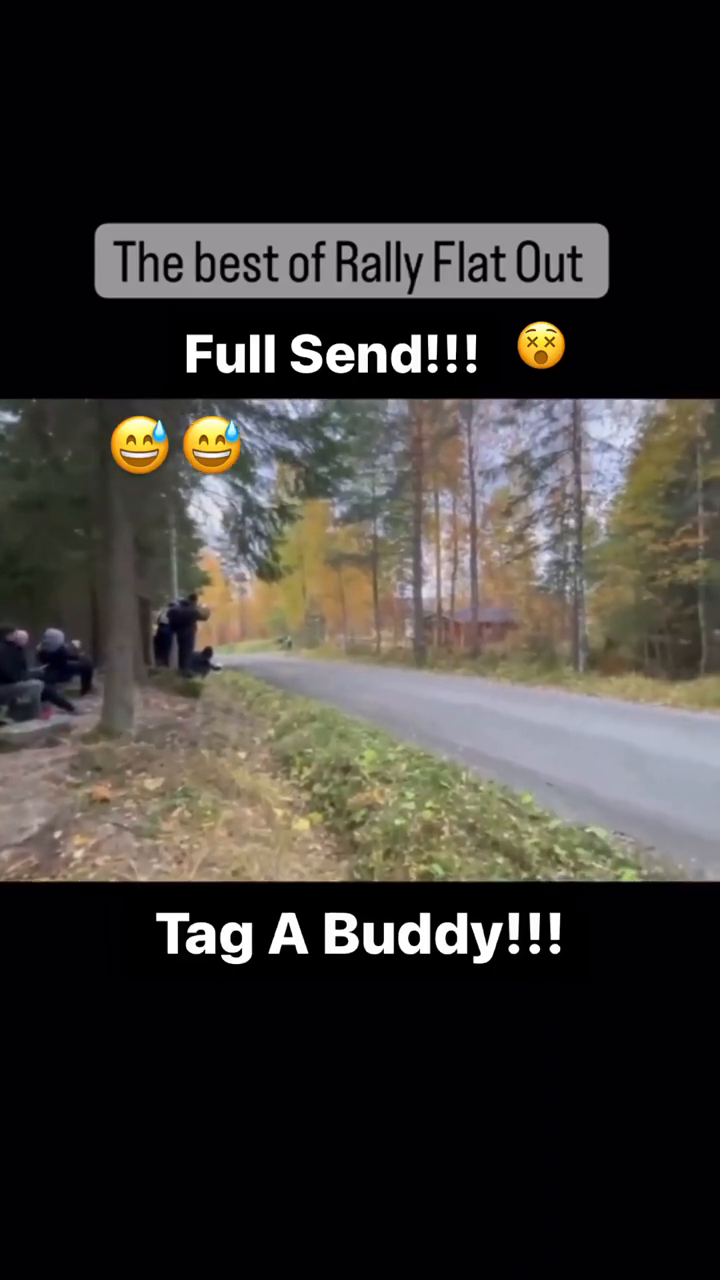
#> input picture frame 42 of videos/rally.mp4, 720 x 1280 px
$ python videoprocess4.py
#> lines starting #> are read from the running program, lines starting #| are printed output that depends on the picture; after the words box and inside, x2 and y2 are one past the last pixel; in counts of white or black regions, pixels touching at a corner belong together
import cv2
import numpy as np

cap = cv2.VideoCapture('videos/rally.mp4')
while True:
    success, img = cap.read()
#> img is the input picture: shape (1280, 720, 3); mean B, G, R 50.3, 54.1, 57.5

    #img = cv2.resize(img, (img.shape[1] // 2,img.shape[0] // 2))
    #размытие - только нечетные
    img = cv2.GaussianBlur(img, (9,9),0)
    img = cv2.cvtColor(img,cv2.COLOR_BGR2GRAY)
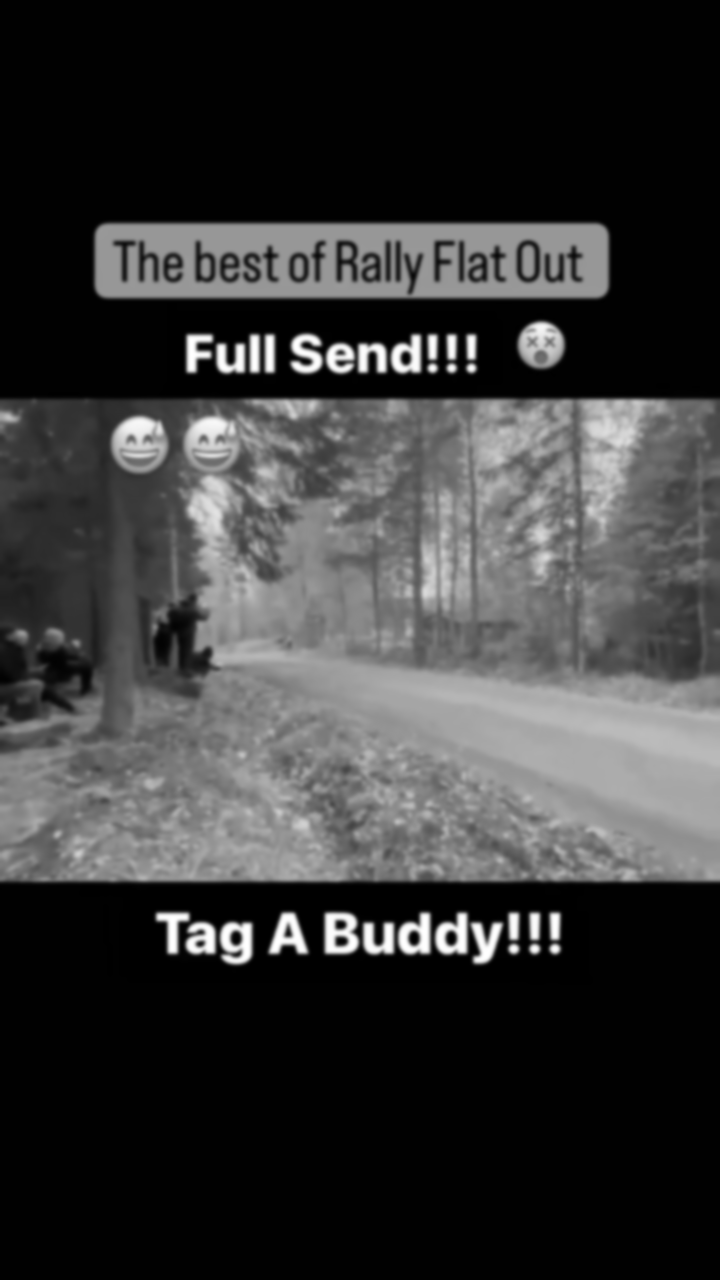
#> img: shape (1280, 720); min 0, max 255, mean 54.9

    img = cv2.Canny(img, 30,30)
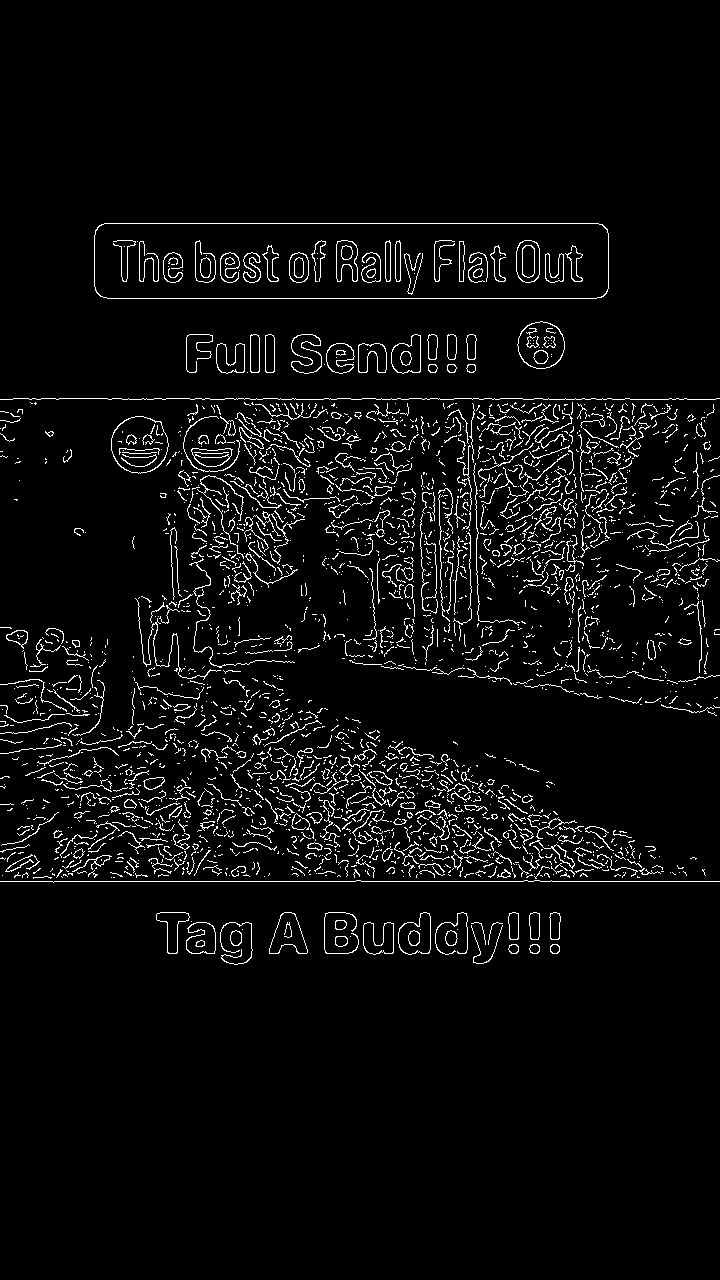
#> img: shape (1280, 720); 4.5% white in thin lines or dots, all inside (x1, y1, x2, y2) = (0, 223, 720, 965)

    kernel = np.ones((5,5), np.uint8)
    img = cv2.dilate(img, kernel, iterations=1)
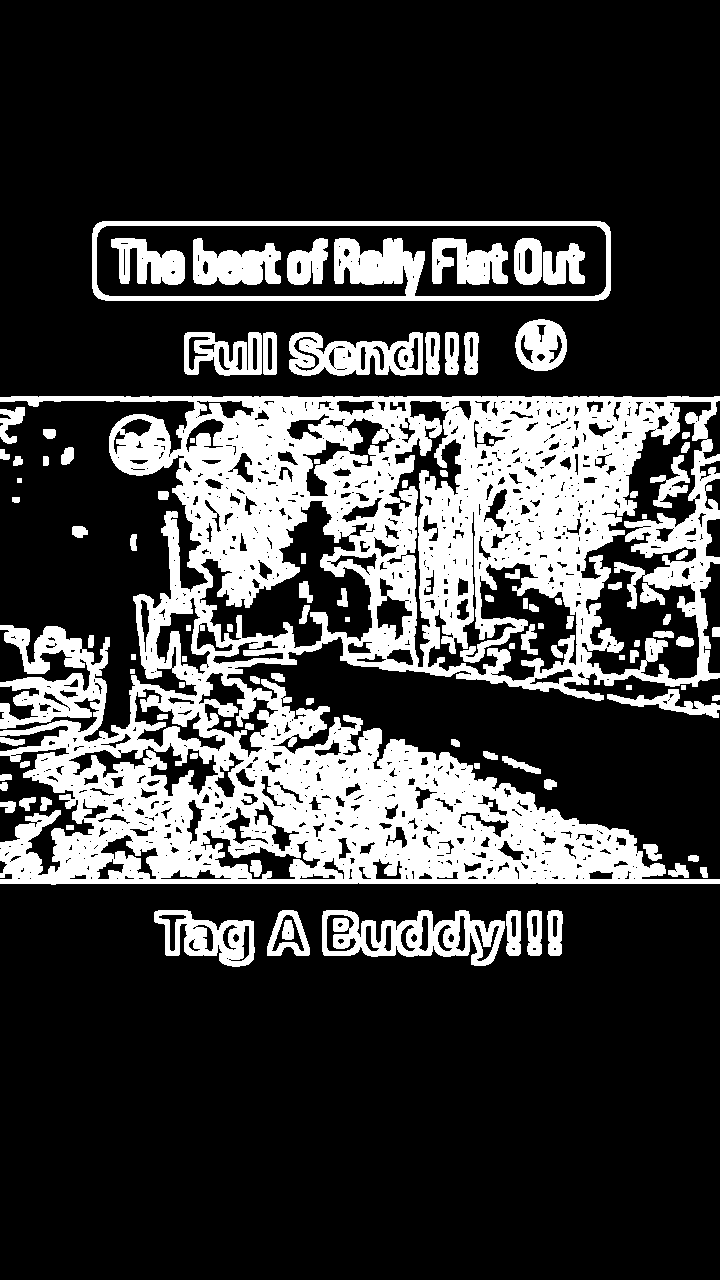
#> img: shape (1280, 720); 24.4% white; 102 white regions, largest, box (x1, y1, x2, y2) and area: (0, 396, 720, 885) 175165, (92, 221, 611, 301) 9218, (322, 910, 505, 966) 5137

    img = cv2.erode(img, kernel, iterations=1)
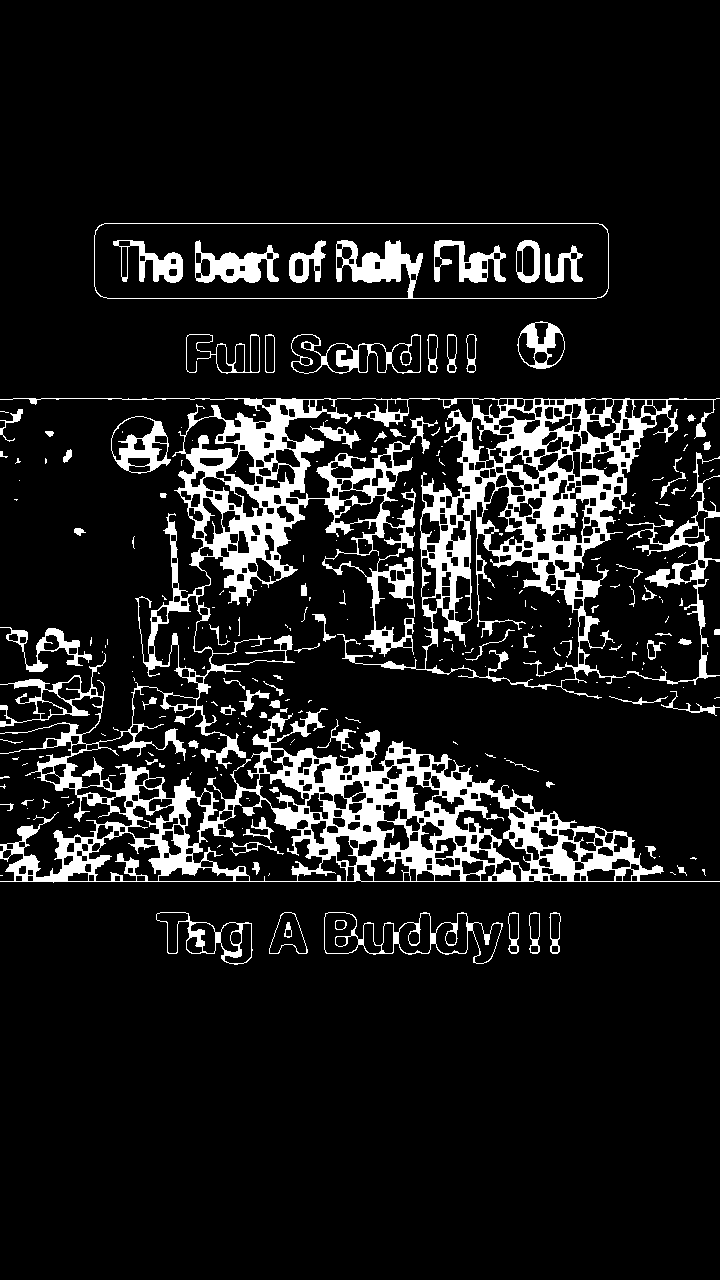
#> img: shape (1280, 720); 10.8% white; 257 white regions (172 under 20 px), largest, box (x1, y1, x2, y2) and area: (0, 398, 720, 883) 74672, (94, 223, 609, 299) 3322, (626, 452, 720, 685) 2668

    cv2.imshow('Result', img)

    if cv2.waitKey(1) &  0xFF == ord('q'):
#> (key q is pressed here)
        break

$ run again, starting later in the video
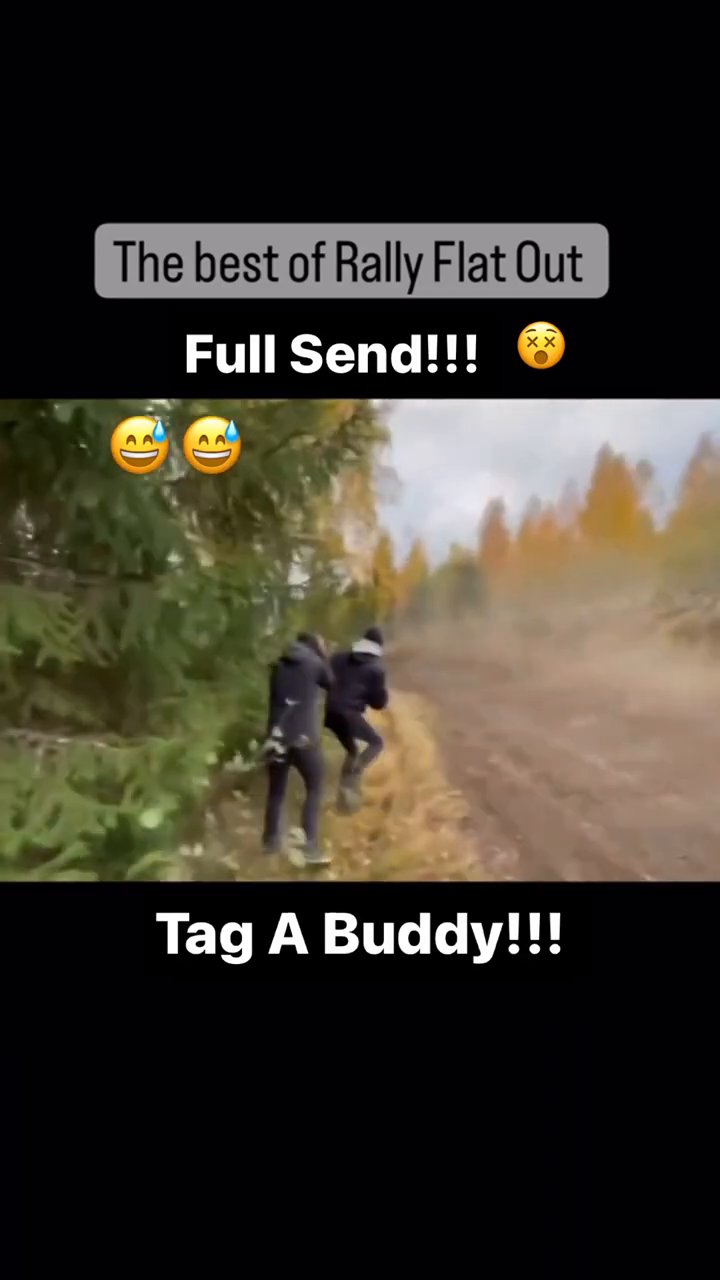
#> input picture frame 190 of videos/rally.mp4, 720 x 1280 px
#> img is the input picture: shape (1280, 720, 3); mean B, G, R 43.9, 53.8, 58.9
#> `img = cv2.Canny(img, 30,30)`:
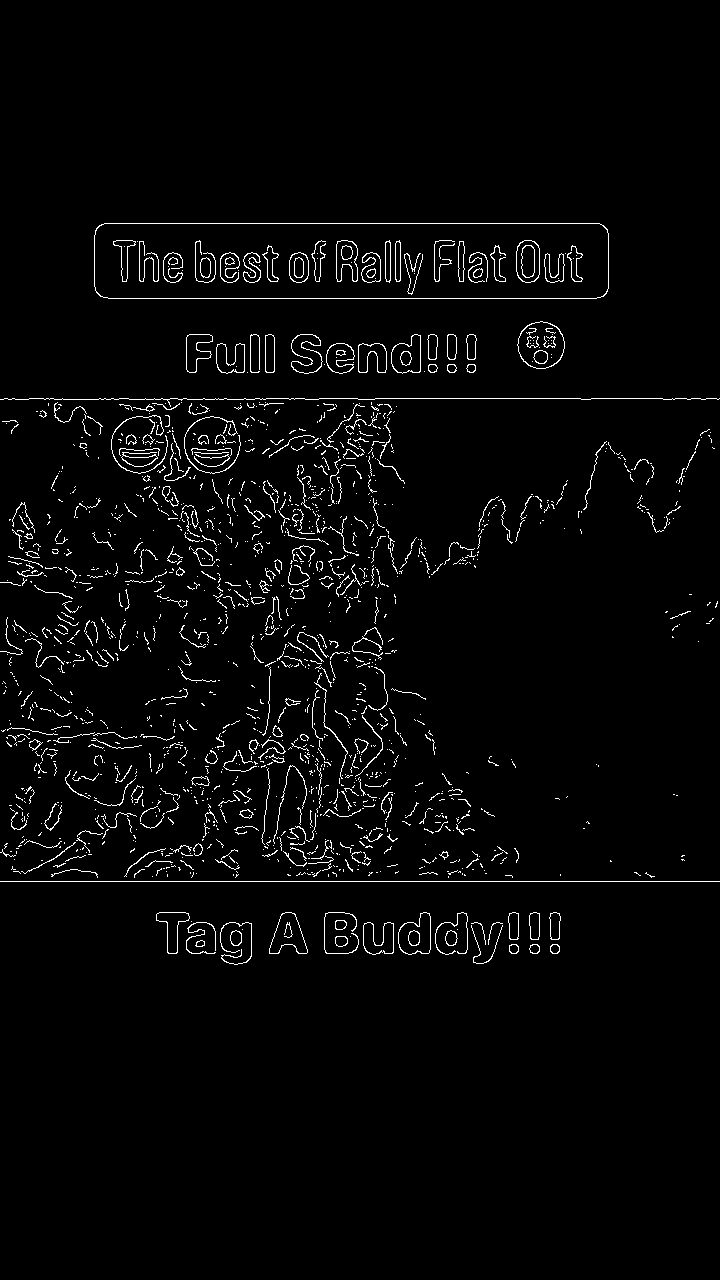
#> img: shape (1280, 720); 2.7% white in thin lines or dots, all inside (x1, y1, x2, y2) = (0, 223, 720, 965)
#> `img = cv2.erode(img, kernel, iterations=1)`:
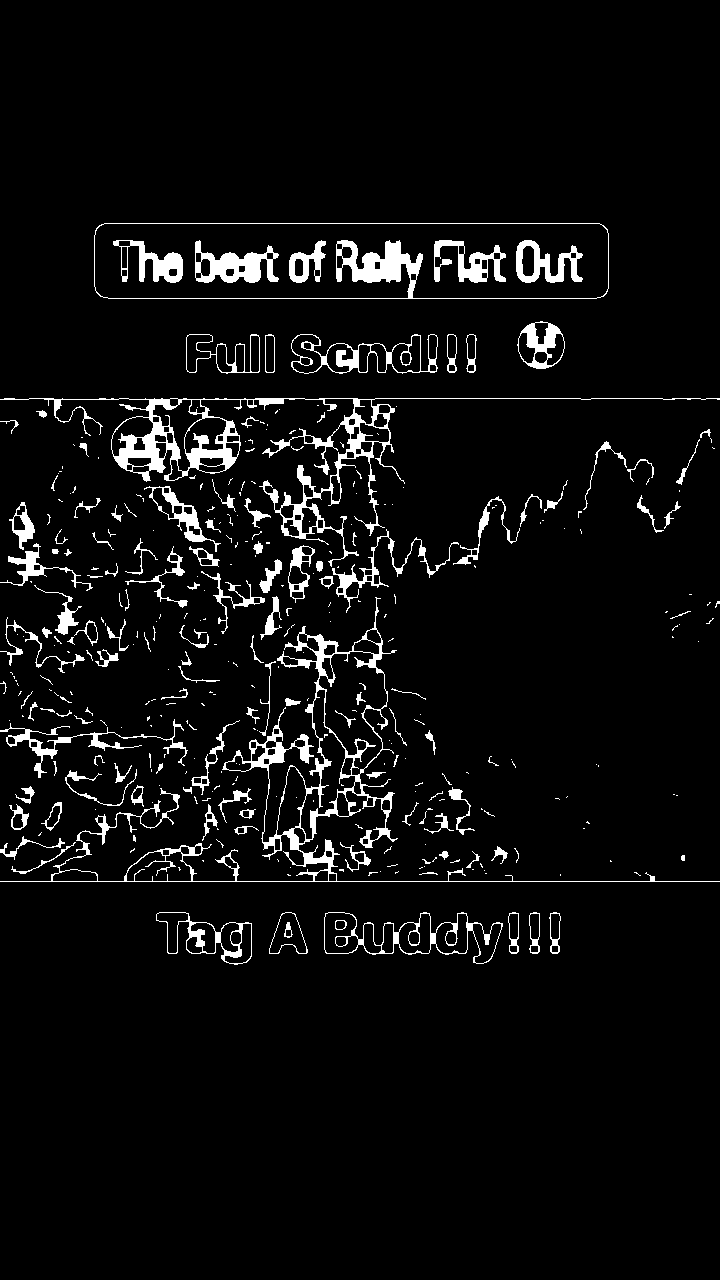
#> img: shape (1280, 720); 5.2% white; 355 white regions (227 under 20 px), largest, box (x1, y1, x2, y2) and area: (0, 398, 720, 567) 8091, (0, 597, 720, 882) 8067, (94, 223, 609, 299) 3339

$ run again, starting later in the video
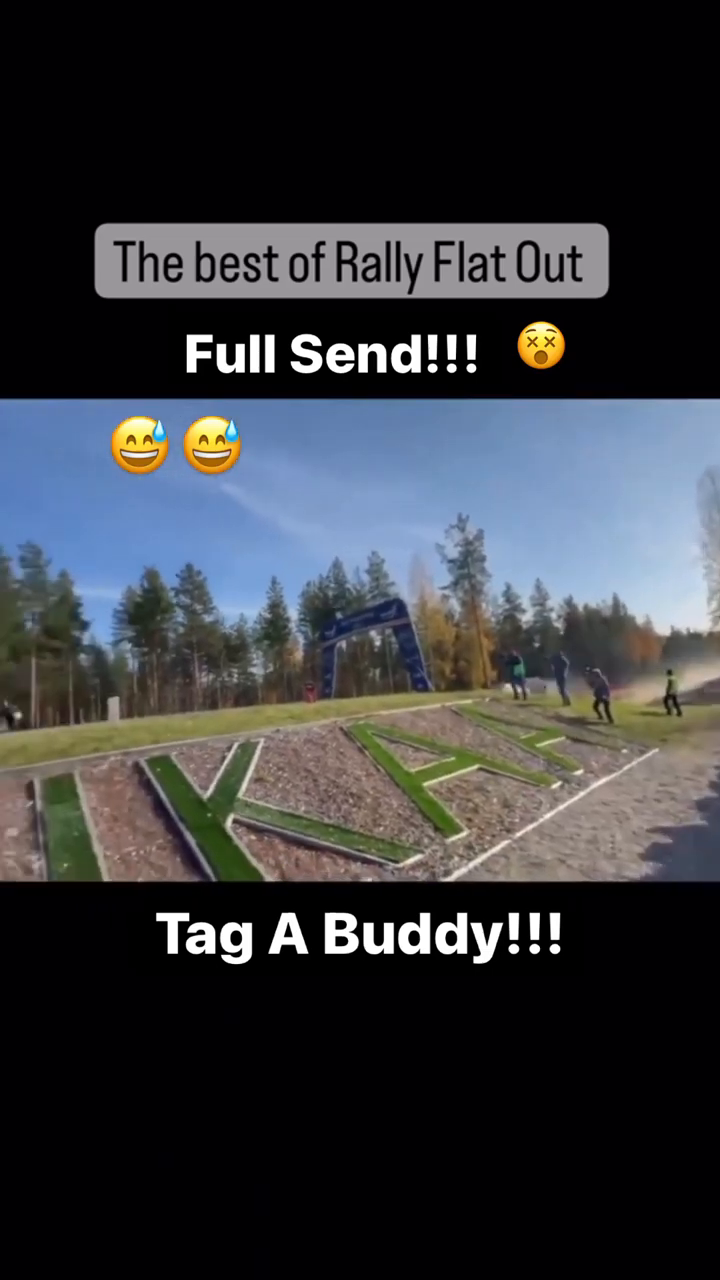
#> input picture frame 338 of videos/rally.mp4, 720 x 1280 px
#> img is the input picture: shape (1280, 720, 3); mean B, G, R 59.4, 55.2, 53.1
#> `img = cv2.Canny(img, 30,30)`:
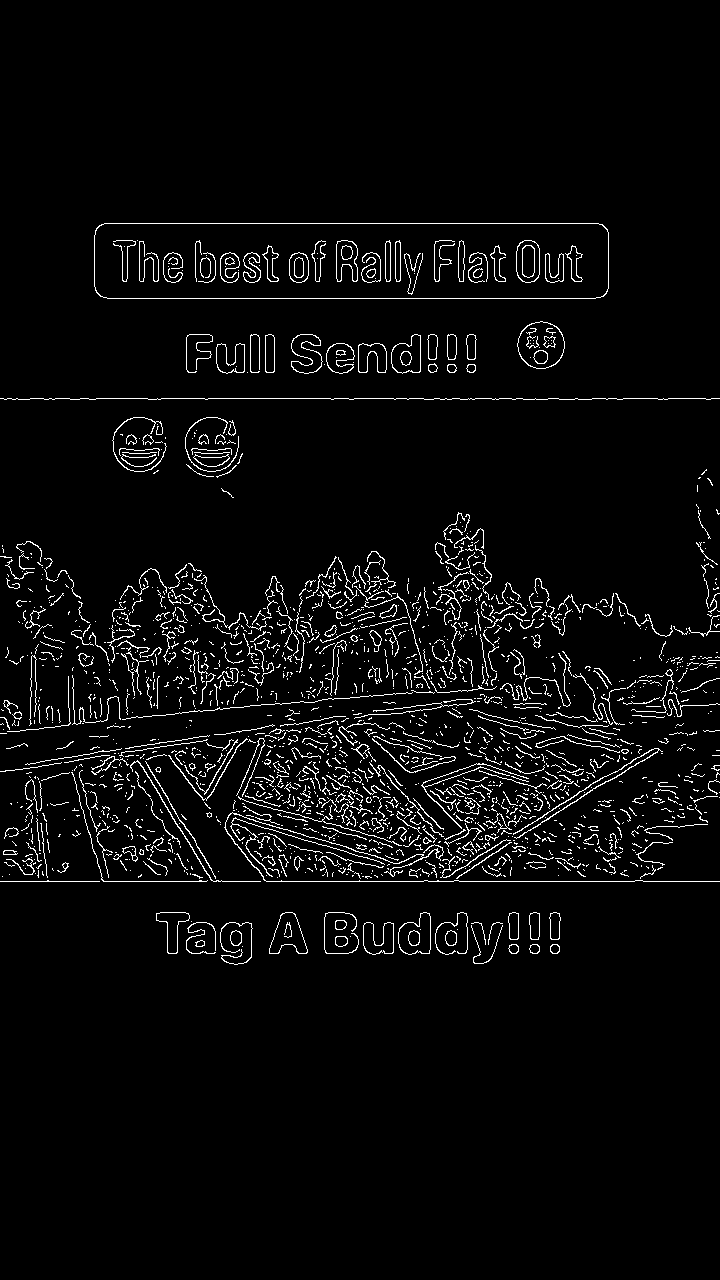
#> img: shape (1280, 720); 3.9% white in thin lines or dots, all inside (x1, y1, x2, y2) = (0, 223, 720, 965)
#> `img = cv2.erode(img, kernel, iterations=1)`:
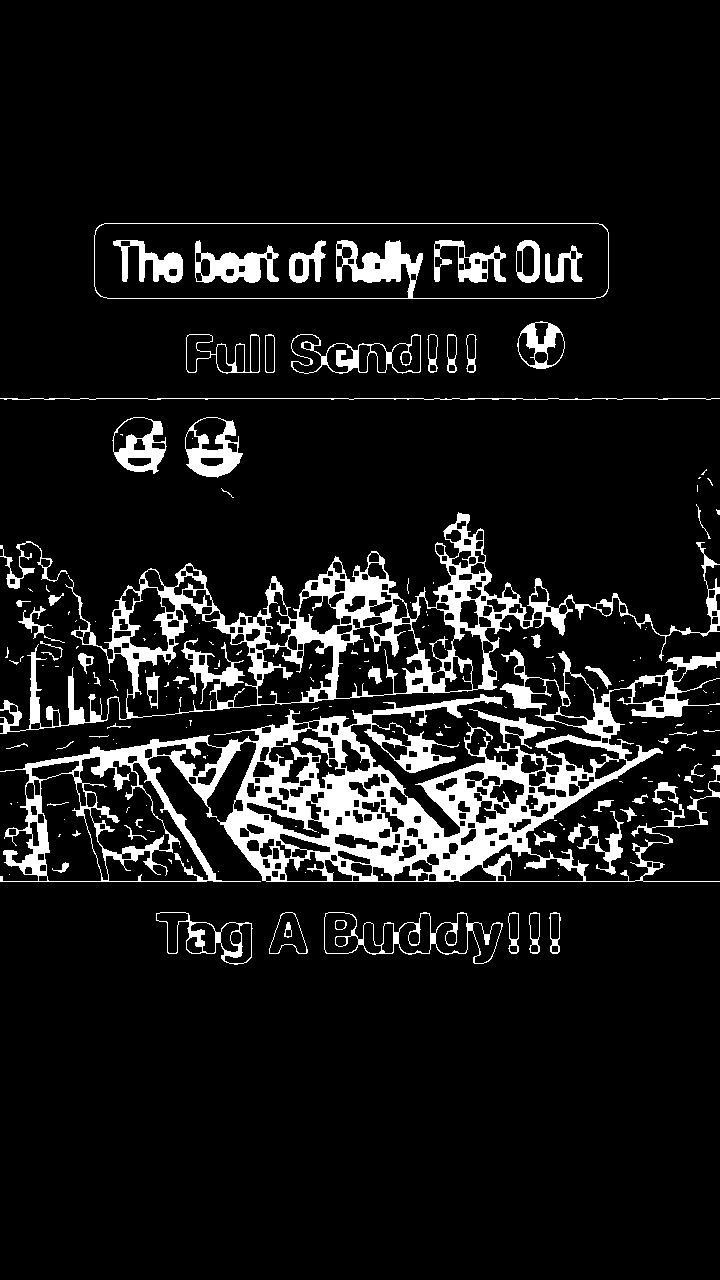
#> img: shape (1280, 720); 9.5% white; 191 white regions (124 under 20 px), largest, box (x1, y1, x2, y2) and area: (0, 649, 720, 882) 42766, (0, 512, 720, 734) 21396, (94, 223, 609, 299) 3317
